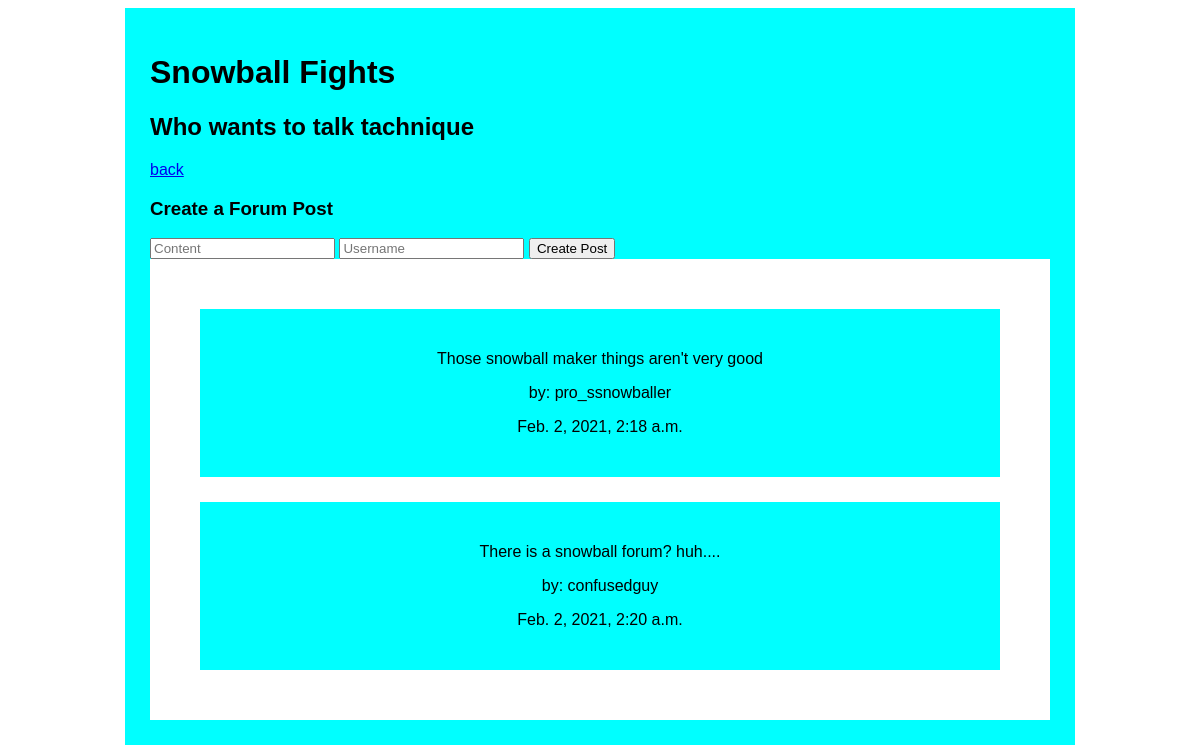
Screenshot of /forum/5 with the database file from the repository.
### forum_app/models.py (models this page shows)
class Forum(models.Model):
    name=models.CharField(max_length=255)
    description=models.CharField(max_length=255)
    created_at = models.DateTimeField(auto_now_add=True)
    updated_at = models.DateTimeField(auto_now=True)

class Forum_Post(models.Model):
    content=models.CharField(max_length=255)
    username=models.CharField(max_length=255)
    forum=models.ForeignKey(Forum, related_name='all_forum_posts', on_delete=models.CASCADE)
    created_at = models.DateTimeField(auto_now_add=True)
    updated_at = models.DateTimeField(auto_now=True)

### forum_app/views.py (the view)
# urls.py: path('forum/<int:forum_id>', views.get_one_forum),
def get_one_forum(request, forum_id):
    context={
        'forum': Forum.objects.get(id=forum_id)
    }
    return render(request, "one_forum.html", context)

### forum_app/templates/one_forum.html (shortened to what this page needs)
<!DOCTYPE html>
<html lang="en">
<head>
    {% load static %}
    <link rel="stylesheet" href="{% static 'style.css' %}">
</head>
<body>
    <div id="wrapper">
        <h1>{{forum.name}}</h1>
        <h2>{{forum.description}}</h2>
        <a href="/">back</a>
        <div id="create_post">
            <h3>Create a Forum Post</h3>
            <form action="/create_forum_post" method='POST'>
                <input type="text" name='post_content' placeholder="Content">
                <input type="text" name='username' placeholder='Username'>
                <input type="submit" value="Create Post">
            </form>
        </div>
        <div id="posts">
            {% for forum_post in forum.all_forum_posts.all %}
            <div class="post">
                <p>{{forum_post.content}}</p>
                <p>by: {{forum_post.username}}</p>
                <p>{{forum_post.created_at}}</p>
            </div>
            {% endfor %}
        </div>
    </div>
</body>
</html>

### forum_app/static/style.css (style rules this page uses)
#wrapper { width: 900px; background-color: aqua; margin: 0px auto; padding: 25px; font-family: sans-serif; }
#posts { background-color: white; padding: 25px; }
.post { background-color: aqua; padding: 25px; text-align: center; margin: 25px; }

### rows the page displays
Forum: name "Snowball Fights", description "Who wants to talk tachnique"
Forum_Post: content "Those snowball maker things aren't very good", username "pro_ssnowballer", created_at "Feb. 2, 2021, 2:18 a.m."
Forum_Post: content "There is a snowball forum? huh....", username "confusedguy", created_at "Feb. 2, 2021, 2:20 a.m."
